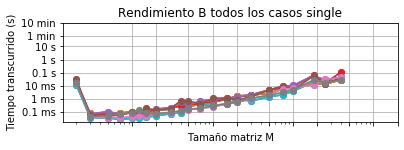

This figure's Python source:
import matplotlib.pyplot as plt

arch1 = open("Caso B.1 con float32 (simple).txt", "r")
arch2 = open("Caso B.2 con float32 (simple).txt", "r")
arch3 = open("Caso B.3 con float32 (simple).txt", "r")
arch4 = open("Caso B.4 con float32 (simple).txt", "r")
arch5 = open("Caso B.5 con float32 (simple).txt", "r")
arch6 = open("Caso B.6 con float32 (simple).txt", "r")
arch6 = open("Caso B.6 con float32 (simple).txt", "r")
arch7 = open("Caso B.7 con float32 (simple).txt", "r")
arch8 = open("Caso B.8 con float32 (simple).txt", "r")
arch9 = open("Caso B.9 con float32 (simple).txt", "r")


mat1 = arch1.read()
mat1 = mat1.split("\n")
mat1.pop(0)
mat1.pop(-1)

x=0
uno=0
un=0
e=0
tiempo1 = []
tamaño1 = []
prom1 =[]



M = int(len(mat1)/2)

for d in mat1:
    l=d.split()
    tiempo1.append(float(l[0]))
    tamaño1.append(float(l[1]))
    x+=1        

while uno<len(tiempo1):
    while e<len(mat1):
        un+=tiempo1[e]
        e+=M
    prom1.append(un/10)
    e+=1
    uno+=10
       
    
arch1.close()

mat2 = arch2.read()
mat2 = mat2.split("\n")
mat2.pop(0)
mat2.pop(-1)

x=0
tiempo2 = []
tamaño2 = []
prom=[]


M = int(len(mat2)/2)

for d in mat2:
    l=d.split()
    tiempo2.append(float(l[0]))
    tamaño2.append(float(l[1]))
    prom.append((float(l[0]))/10)
    x+=1        
    
arch2.close()

mat3 = arch3.read()
mat3 = mat3.split("\n")
mat3.pop(0)
mat3.pop(-1)

x=0
tiempo3 = []
tamaño3 = []
prom3=[]


M = int(len(mat3)/2)

for d in mat2:
    l=d.split()
    tiempo3.append(float(l[0]))
    tamaño3.append(float(l[1]))
    prom3.append((float(l[0]))/10)
    x+=1        
    
arch3.close()  


mat4 = arch4.read()
mat4 = mat4.split("\n")
mat4.pop(0)
mat4.pop(-1)

x=0
uno=0
un=0
e=0
tiempo4 = []
tamaño4 = []
prom4 =[]



M = int(len(mat4)/2)

for d in mat4:
    l=d.split()
    tiempo1.append(float(l[0]))
    tamaño1.append(float(l[1]))
    x+=1        

while uno<len(tiempo4):
    while e<len(mat4):
        un+=tiempo4[e]
        e+=M
    prom4.append(un/10)
    e+=1
    uno+=10
       
    
arch4.close()

mat5 = arch5.read()
mat5 = mat5.split("\n")
mat5.pop(0)
mat5.pop(-1)

x=0
uno=0
un=0
e=0
tiempo5 = []
tamaño5 = []
prom5 =[]



M = int(len(mat5)/2)

for d in mat5:
    l=d.split()
    tiempo5.append(float(l[0]))
    tamaño5.append(float(l[1]))
    x+=1        

while uno<len(tiempo5):
    while e<len(mat5):
        un+=tiempo5[e]
        e+=M
    prom5.append(un/10)
    e+=1
    uno+=10
       
    
arch5.close()

mat6 = arch6.read()
mat6 = mat6.split("\n")
mat6.pop(0)
mat6.pop(-1)

x=0
uno=0
un=0
e=0
tiempo6 = []
tamaño6 = []
prom6 =[]



M = int(len(mat6)/2)

for d in mat6:
    l=d.split()
    tiempo6.append(float(l[0]))
    tamaño6.append(float(l[1]))
    x+=1        

while uno<len(tiempo6):
    while e<len(mat6):
        un+=tiempo6[e]
        e+=M
    prom6.append(un/10)
    e+=1
    uno+=10
       
    
arch6.close()

mat7 = arch7.read()
mat7 = mat7.split("\n")
mat7.pop(0)
mat7.pop(-1)

x=0
uno=0
un=0
e=0
tiempo7 = []
tamaño7 = []
prom7 =[]



M = int(len(mat7)/2)

for d in mat7:
    l=d.split()
    tiempo7.append(float(l[0]))
    tamaño7.append(float(l[1]))
    x+=1        

while uno<len(tiempo7):
    while e<len(mat7):
        un+=tiempo1[e]
        e+=M
    prom7.append(un/10)
    e+=1
    uno+=10
       
    
arch7.close()   

mat8 = arch8.read()
mat8 = mat8.split("\n")
mat8.pop(0)
mat8.pop(-1)

x=0
uno=0
un=0
e=0
tiempo8 = []
tamaño8 = []
prom8 =[]



M = int(len(mat8)/2)

for d in mat8:
    l=d.split()
    tiempo8.append(float(l[0]))
    tamaño8.append(float(l[1]))
    x+=1        

while uno<len(tiempo8):
    while e<len(mat8):
        un+=tiempo1[e]
        e+=M
    prom8.append(un/10)
    e+=1
    uno+=10
       
    
arch8.close() 

mat9 = arch9.read()
mat9 = mat9.split("\n")
mat9.pop(0)
mat9.pop(-1)

x=0
uno=0
un=0
e=0
tiempo9 = []
tamaño9 = []
prom9 =[]



M = int(len(mat9)/2)

for d in mat9:
    l=d.split()
    tiempo9.append(float(l[0]))
    tamaño9.append(float(l[1]))
    x+=1        

while uno<len(tiempo9):
    while e<len(mat9):
        un+=tiempo1[e]
        e+=M
    prom9.append(un/10)
    e+=1
    uno+=10
       
    
arch9.close()                                

x1 = ["10","20","50","100","200","500","1000","2000","5000","10000","20000"]
T1 = [10,20,50,100,200,500,1000,2000,5000,10000,20000]

y1 = ["0.1 ms", "1 ms", "10 ms","0.1 s", "1 s", "10 s", "1 min", "10 min"]
dt1 = [0.1/1000,1/1000,10/1000,0.1,1,10,60,60*10]

y2 = ["1 KB", "10KB", "100 KB", "1 MB", "10 MB", "100 MB", "1 GB", "10 GB"]
m1 = [1*10**3,10*10**3,100*10**3,1*10**6,10*10**6,100*10**6,1*10**9,10*10**9]


plt.figure(1)
plt.subplot(2,1,1)
plt.title("Rendimiento B todos los casos single")
i=0
j=0
while i < 10:
    while j < len(mat1):
        plt.loglog(tamaño1[j:j+22],tiempo1[0:22], "o-")
        plt.loglog(tamaño2[0:22],tiempo2[0:22], "o-")
        plt.loglog(tamaño3[0:22],tiempo3[0:22], "o-")
        plt.loglog(tamaño4[j:j+22],tiempo4[0:22], "o-")
        plt.loglog(tamaño5[0:22],tiempo5[0:22], "o-")
        plt.loglog(tamaño6[0:22],tiempo6[0:22], "o-")
        plt.loglog(tamaño7[0:22],tiempo7[0:22], "o-")
        plt.loglog(tamaño8[0:22],tiempo8[0:22], "o-")
        plt.loglog(tamaño9[0:22],tiempo9[0:22], "o-")
        j+=M
    i+=1



plt.yticks(dt1, y1)
plt.xticks(T1, x1, rotation=45)
plt.xticks(T1, ["","","","","","","","","",""])
plt.xlim(right=20000)
plt.grid()
plt.ylabel("Tiempo transcurrido (s)")
plt.xlabel("Tamaño matriz M")



plt.savefig("Redimiento de inversion")
plt.show()
